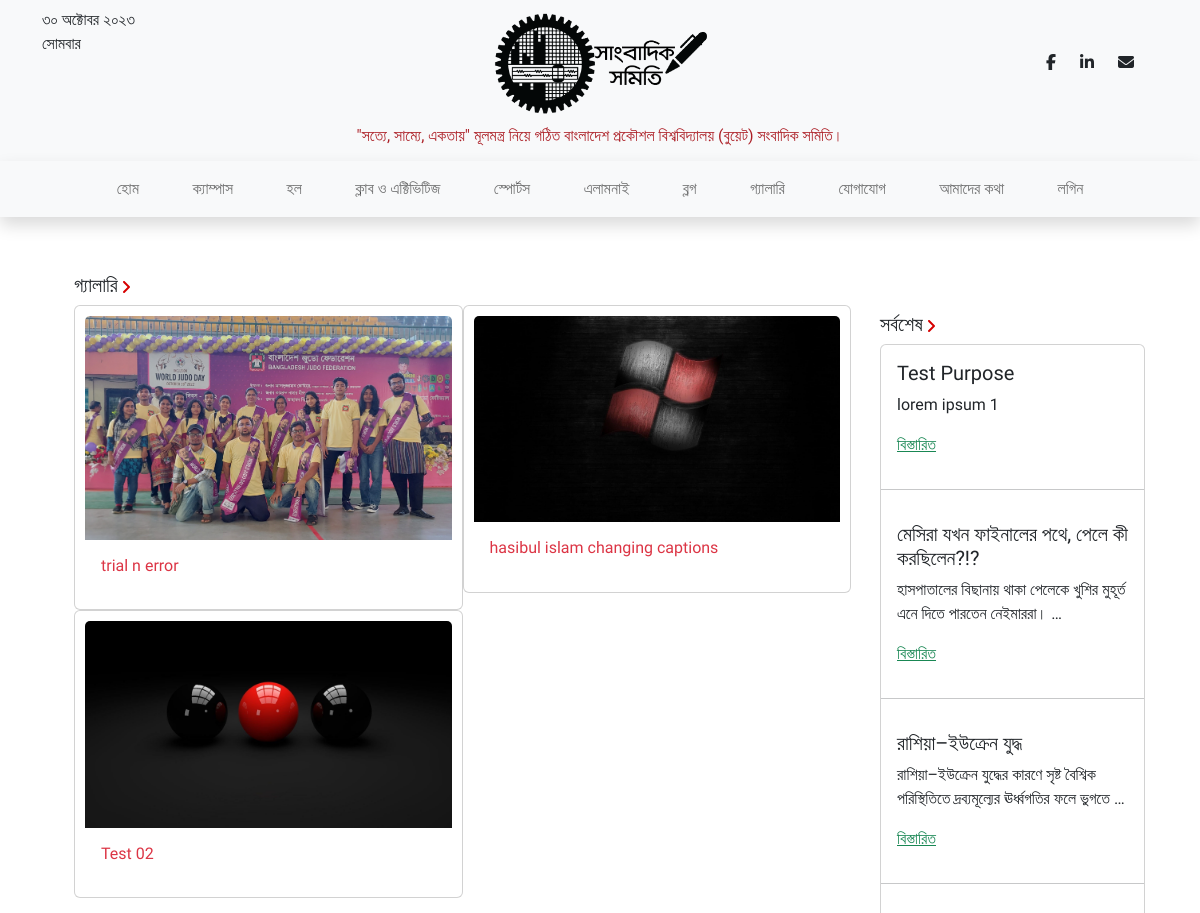
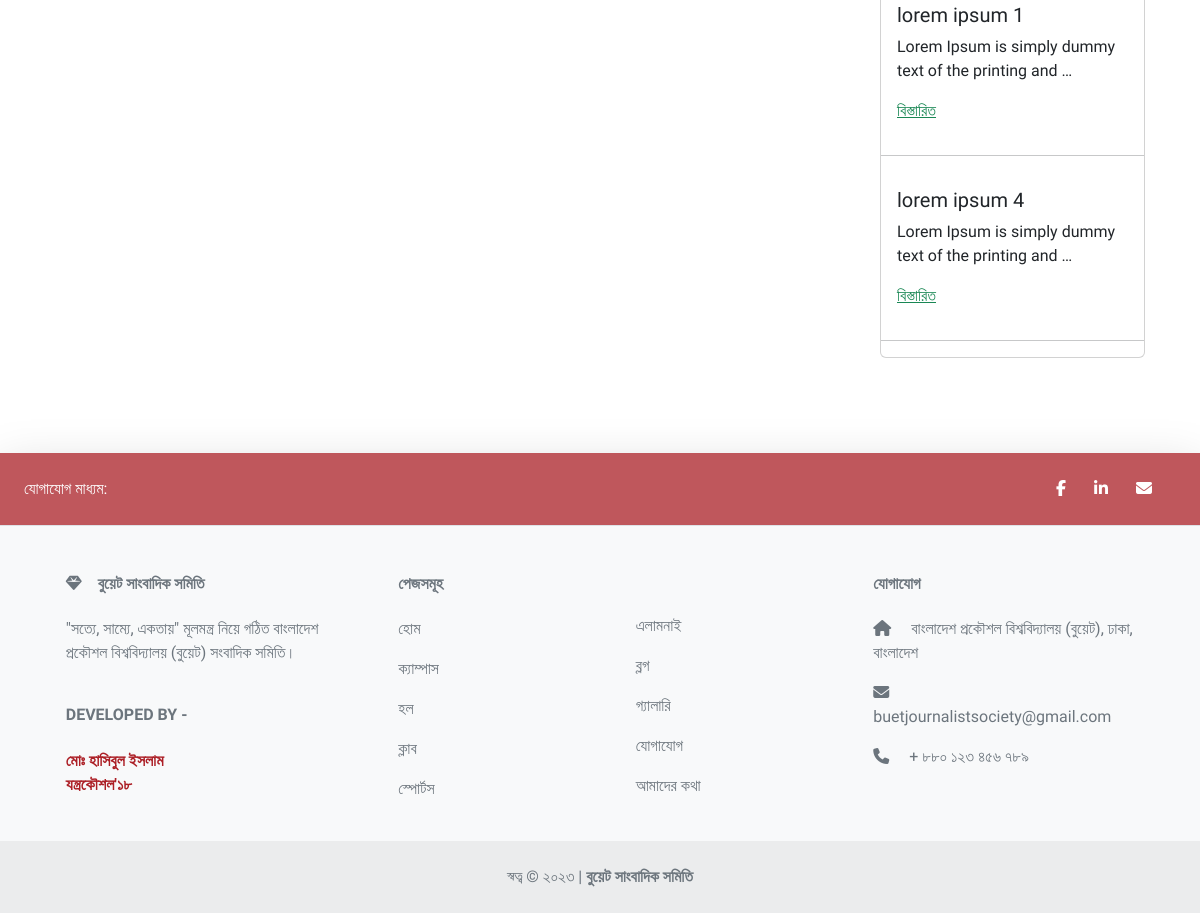
The page /gellery/ on the database its author committed (2 pictures, top to bottom).
### home/models.py (models this page shows, shortened)
class Post(models.Model):
    date = models.DateField(default=datetime.datetime.now, null=True, blank=True)
    category = models.CharField(max_length=100, choices=CATEGORIES, default='ক্যাম্পাস', null=True)
    title = models.CharField(max_length=400)
    para1 = models.TextField(blank=True)
    para2 = models.TextField(blank=True)
    para3 = models.TextField(blank=True)
    para4 = models.TextField(blank=True)
    para5 = models.TextField(blank=True)
    para6 = models.TextField(blank=True)
    para7 = models.TextField(blank=True)
    para8 = models.TextField(blank=True)
    para9 = models.TextField(blank=True)
    para10 = models.TextField(blank=True)
    para11 = models.TextField(blank=True)
    para12 = models.TextField(blank=True)
    para13 = models.TextField(blank=True)
    para14 = models.TextField(blank=True)
    para15 = models.TextField(blank=True)
    para16 = models.TextField(blank=True)
    para17 = models.TextField(blank=True)
    para18 = models.TextField(blank=True)
    para19 = models.TextField(blank=True)
    para20 = models.TextField(blank=True)
    para21 = models.TextField(blank=True)
    para22 = models.TextField(blank=True)
    para23 = models.TextField(blank=True)
    para24 = models.TextField(blank=True)
    para25 = models.TextField(blank=True)
    para26 = models.TextField(blank=True)
    para27 = models.TextField(blank=True)
    para28 = models.TextField(blank=True)
    para29 = models.TextField(blank=True)
    para30 = models.TextField(blank=True)
    para31 = models.TextField(blank=True)
    para32 = models.TextField(blank=True)
    para33 = models.TextField(blank=True)
    para34 = models.TextField(blank=True)
    para35 = models.TextField(blank=True)
    para36 = models.TextField(blank=True)
    para37 = models.TextField(blank=True)
    para38 = models.TextField(blank=True)
    para39 = models.TextField(blank=True)
    para40 = models.TextField(blank=True)
    para41 = models.TextField(blank=True)
    para42 = models.TextField(blank=True)
    para43 = models.TextField(blank=True)
    para44 = models.TextField(blank=True)
    para45 = models.TextField(blank=True)
    para46 = models.TextField(blank=True)
    para47 = models.TextField(blank=True)
    para48 = models.TextField(blank=True)
    para49 = models.TextField(blank=True)
    para50 = models.TextField(blank=True)
    para51 = models.TextField(blank=True)
    para52 = models.TextField(blank=True)
    para53 = models.TextField(blank=True)
    para54 = models.TextField(blank=True)
    para55 = models.TextField(blank=True)
    para56 = models.TextField(blank=True)
    para57 = models.TextField(blank=True)
    para58 = models.TextField(blank=True)
    para59 = models.TextField(blank=True)
    para60 = models.TextField(blank=True)
    para61 = models.TextField(blank=True)
    para62 = models.TextField(blank=True)
    para63 = models.TextField(blank=True)
    para64 = models.TextField(blank=True)
    para65 = models.TextField(blank=True)
    para66 = models.TextField(blank=True)
    para67 = models.TextField(blank=True)
    para68 = models.TextField(blank=True)
    para69 = models.TextField(blank=True)
    para70 = models.TextField(blank=True)
    para71 = models.TextField(blank=True)
    para72 = models.TextField(blank=True)
    para73 = models.TextField(blank=True)
    para74 = models.TextField(blank=True)
    para75 = models.TextField(blank=True)
    para76 = models.TextField(blank=True)
    para77 = models.TextField(blank=True)
    para78 = models.TextField(blank=True)
    para79 = models.TextField(blank=True)
    para80 = models.TextField(blank=True)
    para81 = models.TextField(blank=True)
    para82 = models.TextField(blank=True)
    para83 = models.TextField(blank=True)
    para84 = models.TextField(blank=True)
    para85 = models.TextField(blank=True)
    para86 = models.TextField(blank=True)
    para87 = models.TextField(blank=True)
    para88 = models.TextField(blank=True)
    para89 = models.TextField(blank=True)
    para90 = models.TextField(blank=True)
    para91 = models.TextField(blank=True)
    para92 = models.TextField(blank=True)
    para93 = models.TextField(blank=True)
    para94 = models.TextField(blank=True)
    para95 = models.TextField(blank=True)
    para96 = models.TextField(blank=True)
    para97 = models.TextField(blank=True)
    para98 = models.TextField(blank=True)
    para99 = models.TextField(blank=True)
    para100 = models.TextField(blank=True)
    img1 = models.ImageField(upload_to ='static/uploads', blank=True)
    img1caption = models.CharField(max_length=500, blank=True)
    img2 = models.ImageField(upload_to ='static/uploads', blank=True)
    img2caption = models.CharField(max_length=500, blank=True)
    img3 = models.ImageField(upload_to ='static/uploads', blank=True)
    img3caption = models.CharField(max_length=500, blank=True)
    img4 = models.ImageField(upload_to ='static/uploads', blank=True)
    img4caption = models.CharField(max_length=500, blank=True)
    img5 = models.ImageField(upload_to ='static/uploads', blank=True)
    img5caption = models.CharField(max_length=500, blank=True)
    img6 = models.ImageField(upload_to ='static/uploads', blank=True)
    img6caption = models.CharField(max_length=500, blank=True)
    img7 = models.ImageField(upload_to ='static/uploads', blank=True)
    img7caption = models.CharField(max_length=500, blank=True)
    img8 = models.ImageField(upload_to ='static/uploads', blank=True)
    img8caption = models.CharField(max_length=500, blank=True)
    img9 = models.ImageField(upload_to ='static/uploads', blank=True)
    img9caption = models.CharField(max_length=500, blank=True)
    img10 = models.ImageField(upload_to ='static/uploads', blank=True)
    img10caption = models.CharField(max_length=500, blank=True)
    author = models.CharField(max_length=264, default='BUETJS')

class Gellery(models.Model):
    date = models.DateField(default=datetime.datetime.now, null=True, blank=True)
    image = models.ImageField(upload_to ='static/uploads/gellery', blank=True, null=True)
    caption = models.CharField(max_length=500, blank=True, null=True)

### home/views.py (the view)
# urls.py: path('gellery/',views.gellery,name="gellery"),
def gellery(request):
    campus = Post.objects.filter(category='ক্যাম্পাস')
    hall = Post.objects.filter(category='হল')
    club = Post.objects.filter(category='ক্লাব')
    sports = Post.objects.filter(category='স্পোর্টস')
    alumni = Post.objects.filter(category='এলামনাই')
    blog = Post.objects.filter(category='ব্লগ')
    all_posts = Post.objects.order_by('date').reverse()
    images = Gellery.objects.order_by('date').reverse()
    post_dic = { 'campuses' : campus[::-1], 'halls': hall[::-1], 'clubs': club[::-1], 'sports': sports[::-1], 'alumnies': alumni[::-1], 'blogs': blog[::-1], 'posts' : all_posts , 'images':images}
    return render(request,'home/gellery.html',context=post_dic)

### template/home/gellery.html (shortened to what this page needs)
{% extends "base.html" %}
{% load static %}
{% block styles %}
<link rel="stylesheet" href="{% static 'css/gellery.css' %}" />
{% endblock %}
{% block body_block %}
<div class="container row px-2 mx-auto py-4 justify-content-center post-wrapper">
    <div class="container home-grid">
        <div class="sidebar .col-md-12 .col-lg-4">
          <div >
            <h5 class="posts-top">
              সর্বশেষ
              <span class="text-danger">
              </span>
            </h5>
            <div class="card" style="width:100%">
              {% for post in posts|slice:":5" %}
            <div class="card-body">
              <h5 class="card-title">{{post.title}}</h5>
              <p class="card-text">{{post.para1|truncatewords:10}}</p>
              <a href="/posts/{{post.id}}" class=" text-success">বিস্তারিত</a>
            </div> <hr>
            {% endfor %}
          </div>
          </div>
        </div>
        <div class="all-posts py-3 mx-auto px-4 .col-lg-8 .col-md-12">
          <h5 class="posts-top">
            গ্যালারি
            <span class="text-danger">
            </span>
          </h5>
          <div class="card-group three">
            {% for image in images %}
            <a href="/posts/{{post.id}}" class="text-decoration-none text-body">
            <div class="card inside-three">
              <img
                class="card-img-top"
                src="../{{STATIC_URL}}{{image.image}}"
                alt="Card image cap"
              />
              <div class="card-body">
                <h6 class="card-title font-weight-bold text-danger">
                  {{image.caption}}
                </h6>
              </div>
            </div>
          </a>
            {% endfor %}
          </div>
        </div>
      </div>
</div>
{% endblock %}

### static/css/base.css (style rules this page uses)
body { font-family: "SolaimanLipi", "Anek Bangla", "Baloo Da 2", "Poppins", sans-serif; }

### static/css/gellery.css (style rules this page uses)
.three { display: grid; grid-template-columns: repeat(2,1fr); }
.inside-three { padding: 10px; }
.home-grid { display: grid; grid-template-columns: 3fr 1fr; grid-auto-flow: dense; }
.home-grid > .sidebar { grid-column-start: 2; grid-row-start: 1; }
.sidebar { padding: 55px 5px; text-align: left; justify-items: stretch }

### rows shown on the page
Post: title "Test Purpose", para1 "lorem ipsum 1"
Post: title "মেসিরা যখন ফাইনালের পথে, পেলে কী করছিলেন?!?", para1 "হাসপাতালের বিছানায় থাকা পেলেকে খুশির মুহূর্ত এনে দিতে পারতেন নেইমাররা। …"
Post: title "রাশিয়া–ইউক্রেন যুদ্ধ", para1 "রাশিয়া–ইউক্রেন যুদ্ধের কারণে সৃষ্ট বৈশ্বিক পরিস্থিতিতে দ্রব্যমূল্যের ঊর্ধ্বগতির ফলে ভুগতে …"
Post: title "lorem ipsum 1", para1 "Lorem Ipsum is simply dummy text of the printing and …"
Post: title "lorem ipsum 4", para1 "Lorem Ipsum is simply dummy text of the printing and …"
Gellery: image (picture), caption "trial n error"
Gellery: image (picture), caption "hasibul islam changing captions"
Gellery: image (picture), caption "Test 02"
